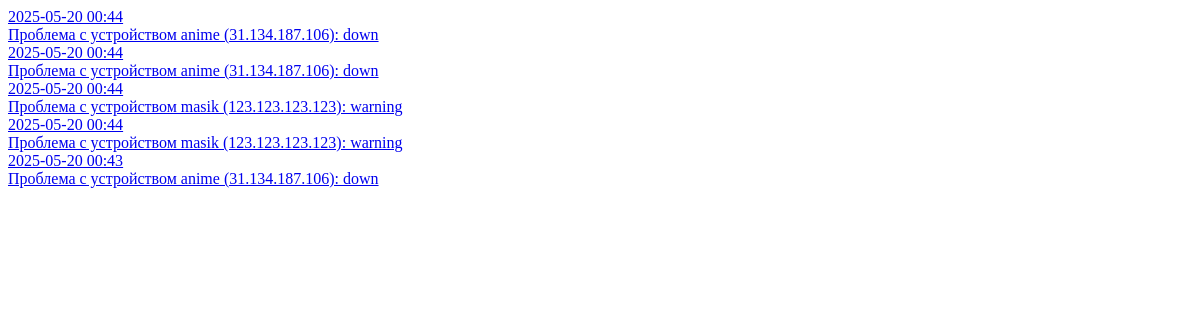
Page /alerts/latest (signed in) on the earlier database version.
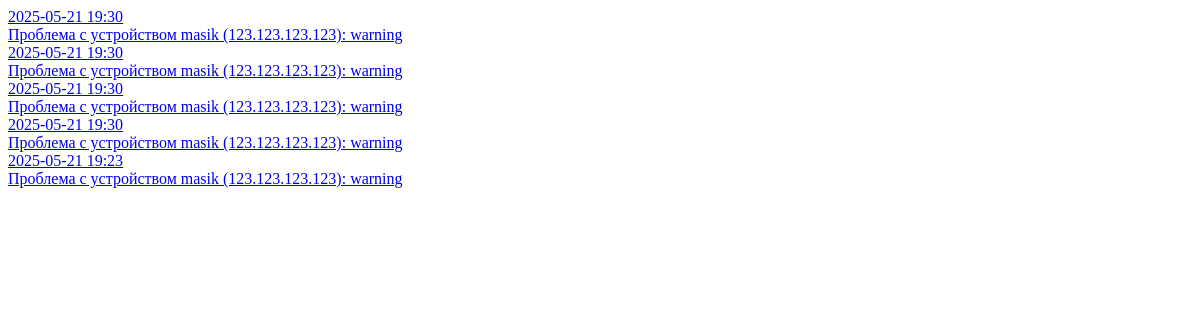
Same page on the later database version.
### app.py (models this page shows)
class Alert(db.Model):
    __tablename__ = 'alerts'
    id = db.Column(db.Integer, primary_key=True)
    device_id = db.Column(db.Integer, db.ForeignKey('devices.id'), nullable=False)
    message = db.Column(db.String(200), nullable=False)
    timestamp = db.Column(db.DateTime, default=datetime.utcnow)
    is_resolved = db.Column(db.Boolean, default=False)
    resolved_at = db.Column(db.DateTime)
    severity = db.Column(db.String(20))  # low, medium, high
    event_type = db.Column(db.String(50))  # unavailable, threshold
    notification_sent = db.Column(db.Boolean, default=False)
    device = db.relationship('Device')

### app.py (the view)
@app.route('/alerts/latest')
@login_required
def latest_alerts():
    alerts = Alert.query.filter_by(is_resolved=False).order_by(Alert.timestamp.desc()).limit(5).all()
    return render_template('alerts/latest.html', alerts=alerts)

### app.py (called while the page is built)
@login_manager.user_loader
def load_user(user_id):
    return User.query.get(int(user_id))

@app.before_request
def check_admin_count():
    if request.path.startswith('/admin'):  # Проверяем путь вместо endpoint
        admins_count = User.query.filter_by(role='admin').count()
        if admins_count < 1:
            abort(403, description="В системе должен быть хотя бы один администратор")

### templates/alerts/latest.html (shortened to what this page needs)
{% for alert in alerts %}
<a class="dropdown-item d-flex align-items-center" href="{{ url_for('device_details', id=alert.device_id) }}">
    <div>
        <div class="small text-gray-500">{{ alert.timestamp.strftime('%Y-%m-%d %H:%M') }}</div>
        <span class="font-weight-bold">{{ alert.message }}</span>
    </div>
</a>
{% else %}
<a class="dropdown-item text-center small text-gray-500">Нет активных оповещений</a>
{% endfor %}

Differences in the rows shown:
no longer on this page (row unchanged): Alert: timestamp "2025-05-20 00:44", message "Проблема с устройством anime (31.134.187.106): down"
no longer on this page (row unchanged): Alert: timestamp "2025-05-20 00:44", message "Проблема с устройством anime (31.134.187.106): down"
no longer on this page (row unchanged): Alert: timestamp "2025-05-20 00:44", message "Проблема с устройством masik (123.123.123.123): warning"
no longer on this page (row unchanged): Alert: timestamp "2025-05-20 00:44", message "Проблема с устройством masik (123.123.123.123): warning"
no longer on this page (row unchanged): Alert: timestamp "2025-05-20 00:43", message "Проблема с устройством anime (31.134.187.106): down"
added Alert: timestamp "2025-05-21 19:30", message "Проблема с устройством masik (123.123.123.123): warning"
added Alert: timestamp "2025-05-21 19:30", message "Проблема с устройством masik (123.123.123.123): warning"
added Alert: timestamp "2025-05-21 19:30", message "Проблема с устройством masik (123.123.123.123): warning"
added Alert: timestamp "2025-05-21 19:30", message "Проблема с устройством masik (123.123.123.123): warning"
added Alert: timestamp "2025-05-21 19:23", message "Проблема с устройством masik (123.123.123.123): warning"
